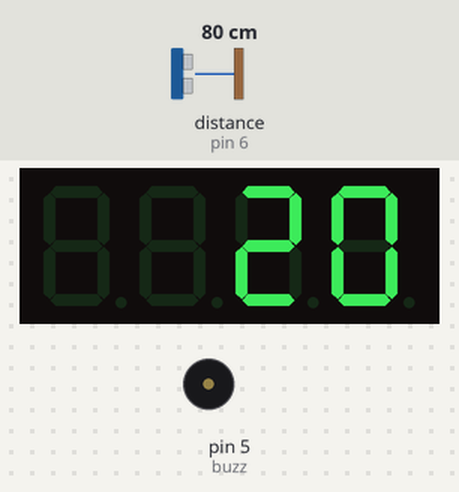
Bench run of a sketch on a simulated Arduino Uno, built with avr-gcc and run on an emulated ATmega328P. Parts: 4-digit seven-segment display, buzzer (waves = sounding). Wiring (inferred from the names in the program): ultrasonic range finder: trigger pin 7; echo pin 6. The test bench sets the inputs (shaded band); at power-on: distance to the obstacle (sensor on pin 6) 80 cm. The echo pulse lasts 58.3 µs per cm; what the sketch prints to the serial monitor is not drawn.

Above: at 0.28 s.
At 1.57 s:
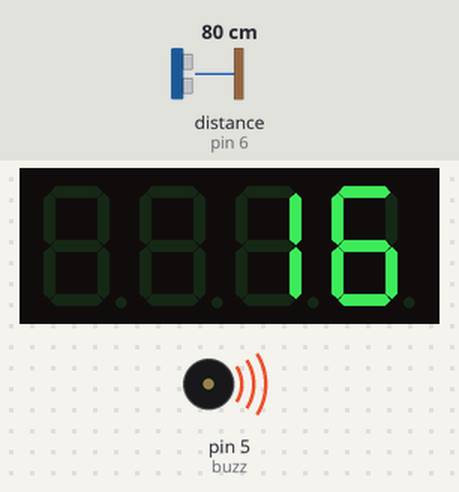
At 3.17 s:
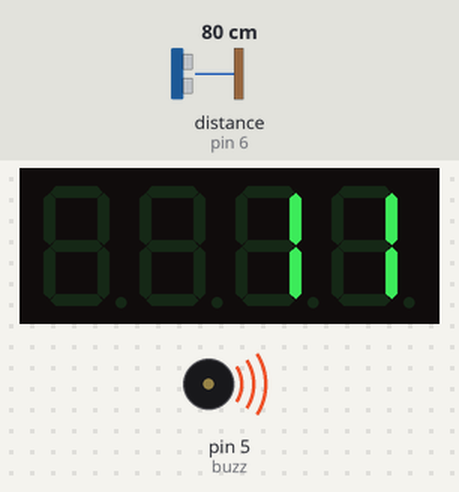
At 6.3 s:
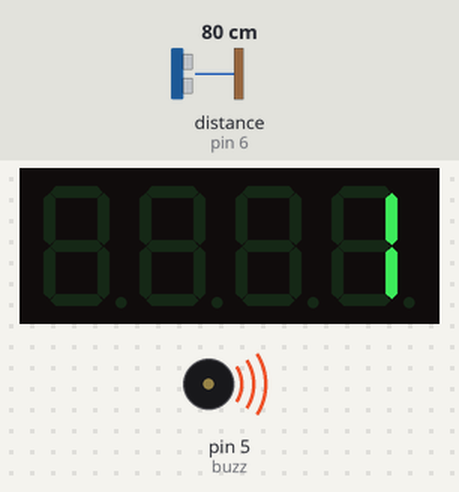
Timing chart, 0 to 7.8 s (numbered marks = the images above):
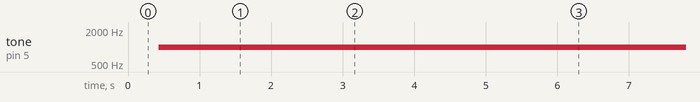

The sketch:

ultrasnoiuc_tm1637_buzz.ino
```cpp
#include <TM1637Display.h>
int i=20;
int CLK=4;
int DIO=3;
int Trig=7;
int Echo=6;
int buzz=5;
TM1637Display display(CLK,DIO);
void setup() {
  // put your setup code here, to run once:
display.setBrightness(0x0f);
pinMode(Trig,OUTPUT);
pinMode(Echo,INPUT);
pinMode(buzz,OUTPUT);
Serial.begin(9600);
}

void loop() {
  // put your main code here, to run repeatedly:
digitalWrite(Trig,LOW);
delayMicroseconds(10);
digitalWrite(Trig,HIGH);
delayMicroseconds(10);
digitalWrite(Trig,LOW);
long duration=pulseIn(Echo,HIGH);
float dist=(duration*0.0343)/2;
Serial.print("Distance:");
Serial.println(dist);
delay(100);
if(dist>20){
  for(i;i>0;i--){
    display.showNumberDec(i);
    delay(300);
    tone(buzz,1000);
    if(dist<20){
      noTone(buzz);
      break;
    }
  };
}
}
```

Measured:
- by itself, tone on pin 5 (buzz): silent → 1000 Hz at 0.43 s
